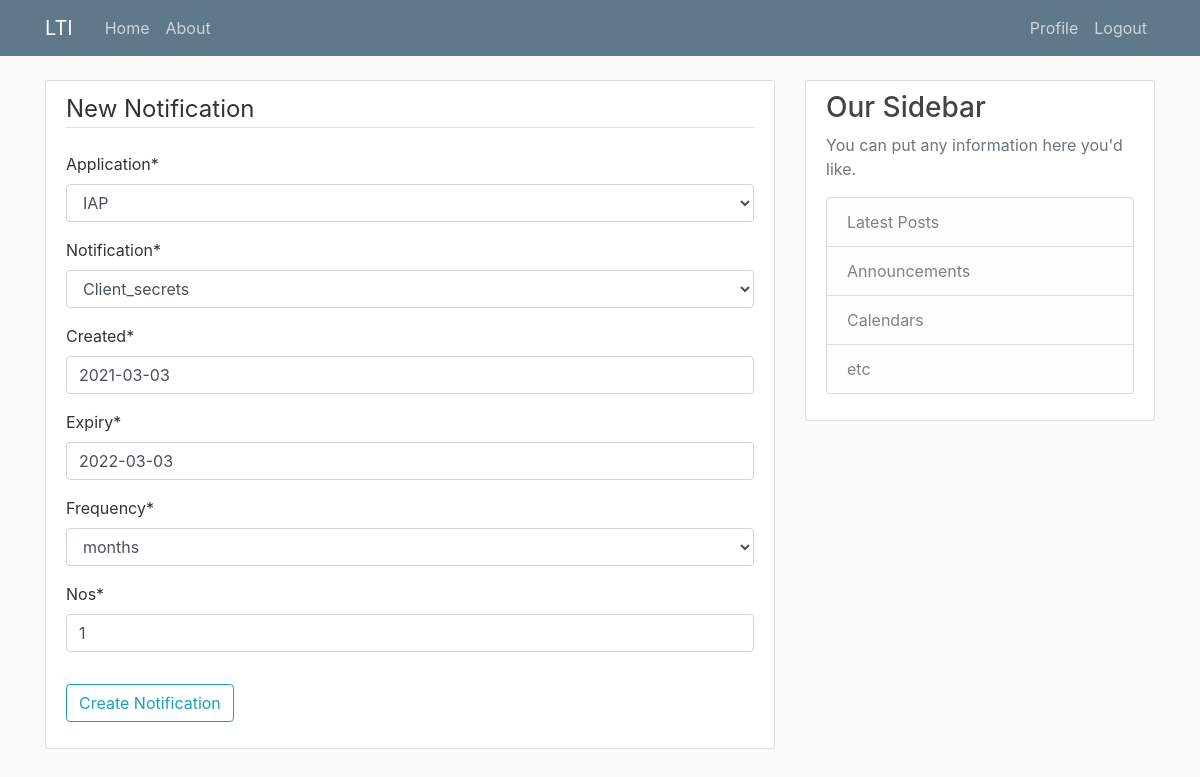
The page /query/9/update/ (signed in) on the database its author committed.
### blog/models.py (models this page shows, shortened)
class Query(models.Model):
    approved = models.BooleanField(default = False)
    creator = models.ForeignKey(User, on_delete=models.CASCADE)
    Application = models.CharField(max_length=20, choices=App_NameChoices, default = 'ACE')
    Notification = models.CharField(max_length=40, choices=NotiTriggerForChoices, default = 'SSL certificate Expiry')
    date_posted = models.DateTimeField(default=timezone.now)
    created = models.DateField()
    expiry = models.DateField()
    frequency = models.CharField(max_length=10, choices=FreqChoices, default = 'hrs')
    nos = models.CharField(max_length=2)

### blog/views.py (the view, shortened to what this page needs)
# urls.py: path('query/<int:pk>/update/', QueryUpdateView.as_view(), name='query-update'),
class QueryUpdateView(LoginRequiredMixin, UserPassesTestMixin, UpdateView):
    model = Query
    fields = ['Application', 'Notification', 'created', 'expiry', 'frequency', 'nos']
    def test_func(self):
        query = self.get_object()
        if self.request.user == query.creator:
            return True
        return False

### blog/templates/blog/query_form.html (shortened to what this page needs)
{% extends "blog/base.html" %}
{% load crispy_forms_tags %}
{% block content %}
    <div class="content-section">
        <form method="POST">
            <fieldset class="form-group">
                <legend class="border-bottom mb-4">New Notification</legend>
                {{ form|crispy }}
            </fieldset>
            <div class="form-group">
                <button class="btn btn-outline-info" type="submit">Create Notification</button>
            </div>
        </form>
    </div>
{% endblock content %}

### blog/static/blog/main.css (style rules this page uses)
body { background: #fafafa; color: #333333; margin-top: 5rem; }
.content-section { background: #ffffff; padding: 10px 20px; border: 1px solid #dddddd; border-radius: 3px; margin-bottom: 20px; }

### rows shown on the page
Query: Application "IAP", Notification "Client_secrets", created "2021-03-03", expiry "2022-03-03", frequency "months", nos "1"
